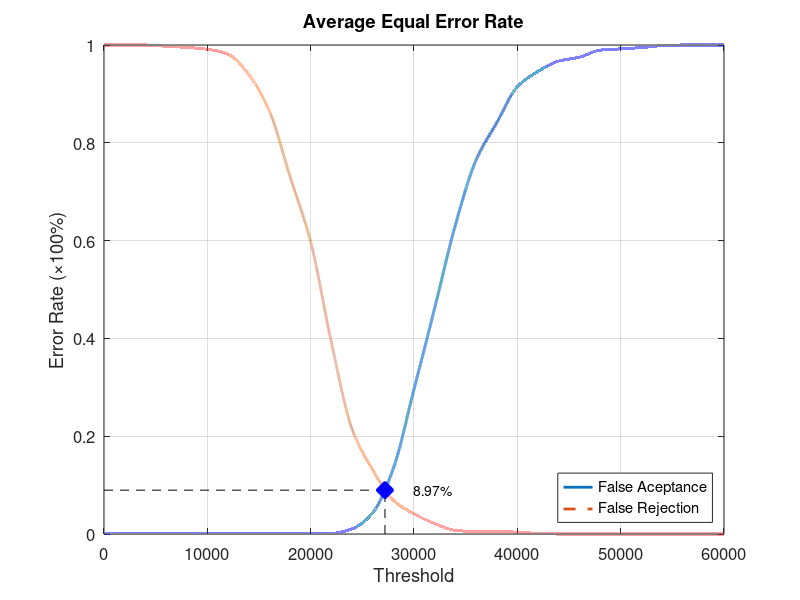
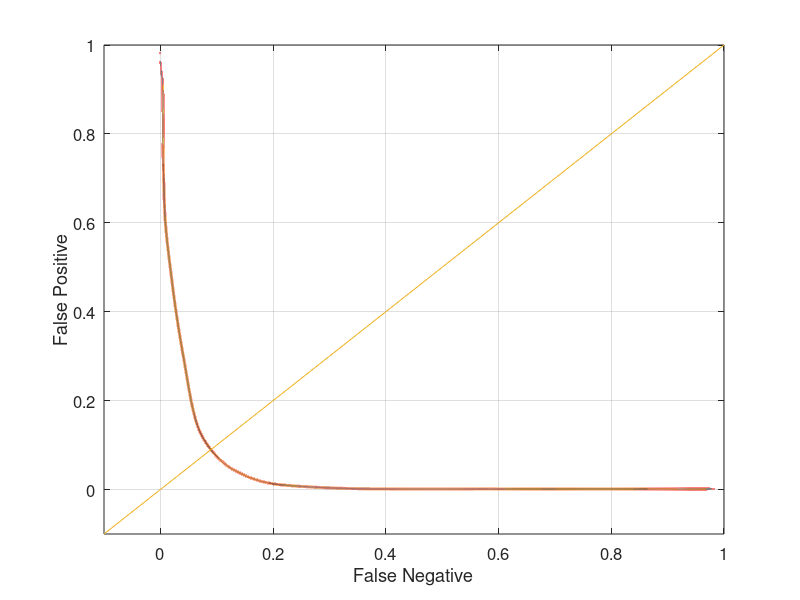

These charts were generated, in order, by the following MATLAB code:
function yEER = Experiment3Average
close all;
clear;
clc;
x = 0:2000:60000;
xq = 0:0.5:60000;

y0 = [0 0.00131579 0.00131579 0.00131579 0.00131579 0.00131579 0.00131579 0.00131579 0.00131579 0.00131579 0.00131579 0.00131579 0.0105263 0.0434211 0.134211 0.296053 0.461842 0.631579 0.764474 0.840789 0.914474 0.946053 0.967105 0.975 0.989474 0.992105 0.994737 0.998684 1 1 1];
yy0 = interp1(x, y0, xq, 'pchip');
y1 = [1 1 1 0.9975 0.995 0.99125 0.98125 0.94 0.865 0.73125 0.5975 0.3925 0.215 0.13125 0.06875 0.04125 0.02125 0.0075 0.005 0.005 0.00375 0.00125 0 0 0 0 0 0 0 0 0];
yy1 = interp1(x, y1, xq, 'pchip');

% Calculating EER: 
y2 = abs(y0 - y1);
find(y2 == min(y2))
yy2 = abs(yy0 - yy1);
xEER = find(yy2 == min(yy2));
xEERIndex = xq(xEER) % X-axis EER
yEER = yy0(xEER) % Y-axis EER

main = figure
plot(xq, yy0,'-','LineWidth', 2);	hold on
plot(xq, yy1,'--','LineWidth', 2);	hold on
plot([xEERIndex xEERIndex], [0 yEER], 'k--');	hold on
plot([0 xEERIndex], [yEER yEER], 'k--');	hold on
plot(xEERIndex, yEER, 'bx', 'LineWidth', 10);	hold on
text(xEERIndex + 10 * xEERIndex / 100, yEER, [num2str(round((10000 * yEER)) / 100) '%'])
legend('False Aceptance', 'False Rejection', 'Location', 'SouthEast')
xlabel('Threshold')
ylabel('Error Rate (\times100%)')
title('Average Equal Error Rate')
set(gca, 'FontSize', 12)
axis([0 60000 0 1])
grid on

print(main, 'Experiment3AverageMain', '-dpng');
FNRxFPR = figure('Color', [1 1 1]);
plot(yy1, yy0, '-', yy1, yy0, 'LineWidth', 2);
hold on
y = -0.1:0.1:1
plot(y, y); 
set(gca, 'FontSize', 12)
xlabel('False Negative')
ylabel('False Positive')
axis([-0.1 1 -0.1 1])
set(gca, 'FontSize', 12)
grid on

print(FNRxFPR, 'Experiment3AverageFNRxFPR','-dpng');
end
